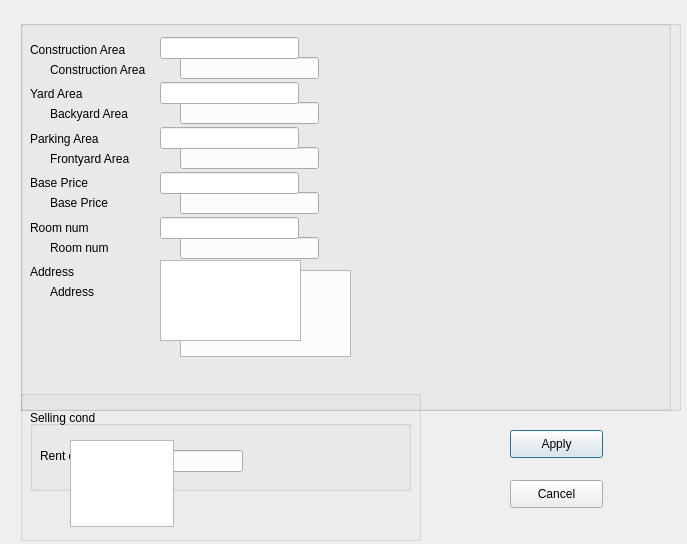
<?xml version="1.0" encoding="UTF-8"?>
<ui version="4.0">
 <class>Edit_building</class>
 <widget class="QDialog" name="Edit_building">
  <property name="geometry">
   <rect>
    <x>0</x>
    <y>0</y>
    <width>687</width>
    <height>544</height>
   </rect>
  </property>
  <property name="windowTitle">
   <string>Dialog</string>
  </property>
  <widget class="QGroupBox" name="nvnvnv">
   <property name="geometry">
    <rect>
     <x>20</x>
     <y>20</y>
     <width>651</width>
     <height>391</height>
    </rect>
   </property>
   <property name="title">
    <string/>
   </property>
   <widget class="QPlainTextEdit" name="adderes">
    <property name="geometry">
     <rect>
      <x>160</x>
      <y>250</y>
      <width>171</width>
      <height>87</height>
     </rect>
    </property>
   </widget>
   <widget class="QWidget" name="verticalLayoutWidget_2">
    <property name="geometry">
     <rect>
      <x>340</x>
      <y>0</y>
      <width>301</width>
      <height>311</height>
     </rect>
    </property>
    <layout class="QVBoxLayout" name="verticalLayout_6">
     <item>
      <widget class="QLabel" name="cur_n_cons">
       <property name="text">
        <string/>
       </property>
      </widget>
     </item>
     <item>
      <widget class="QLabel" name="cur_n_backyard">
       <property name="text">
        <string/>
       </property>
      </widget>
     </item>
     <item>
      <widget class="QLabel" name="cur_n_front">
       <property name="text">
        <string/>
       </property>
      </widget>
     </item>
     <item>
      <widget class="QLabel" name="cur_n_base">
       <property name="text">
        <string/>
       </property>
      </widget>
     </item>
     <item>
      <widget class="QLabel" name="cur_n_room">
       <property name="text">
        <string/>
       </property>
      </widget>
     </item>
     <item>
      <widget class="QLabel" name="cur_n_address">
       <property name="text">
        <string/>
       </property>
      </widget>
     </item>
    </layout>
   </widget>
   <widget class="QWidget" name="">
    <property name="geometry">
     <rect>
      <x>30</x>
      <y>30</y>
      <width>104</width>
      <height>261</height>
     </rect>
    </property>
    <layout class="QVBoxLayout" name="verticalLayout">
     <item>
      <widget class="QLabel" name="label">
       <property name="text">
        <string>Construction Area</string>
       </property>
      </widget>
     </item>
     <item>
      <widget class="QLabel" name="label_2">
       <property name="text">
        <string>Backyard Area</string>
       </property>
      </widget>
     </item>
     <item>
      <widget class="QLabel" name="label_3">
       <property name="text">
        <string>Frontyard Area</string>
       </property>
      </widget>
     </item>
     <item>
      <widget class="QLabel" name="label_6">
       <property name="text">
        <string>Base Price</string>
       </property>
      </widget>
     </item>
     <item>
      <widget class="QLabel" name="label_4">
       <property name="text">
        <string>Room num</string>
       </property>
      </widget>
     </item>
     <item>
      <widget class="QLabel" name="label_5">
       <property name="text">
        <string>Address</string>
       </property>
      </widget>
     </item>
    </layout>
   </widget>
   <widget class="QWidget" name="">
    <property name="geometry">
     <rect>
      <x>160</x>
      <y>20</y>
      <width>139</width>
      <height>241</height>
     </rect>
    </property>
    <layout class="QVBoxLayout" name="verticalLayout_2">
     <item>
      <widget class="QLineEdit" name="cons"/>
     </item>
     <item>
      <widget class="QLineEdit" name="back"/>
     </item>
     <item>
      <widget class="QLineEdit" name="front"/>
     </item>
     <item>
      <widget class="QLineEdit" name="lineEdit"/>
     </item>
     <item>
      <widget class="QLineEdit" name="roomo"/>
     </item>
    </layout>
   </widget>
  </widget>
  <widget class="QGroupBox" name="southern">
   <property name="geometry">
    <rect>
     <x>20</x>
     <y>20</y>
     <width>661</width>
     <height>391</height>
    </rect>
   </property>
   <property name="title">
    <string/>
   </property>
   <widget class="QWidget" name="layoutWidget">
    <property name="geometry">
     <rect>
      <x>10</x>
      <y>10</y>
      <width>104</width>
      <height>261</height>
     </rect>
    </property>
    <layout class="QVBoxLayout" name="verticalLayout_4">
     <item>
      <widget class="QLabel" name="label_7">
       <property name="text">
        <string>Construction Area</string>
       </property>
      </widget>
     </item>
     <item>
      <widget class="QLabel" name="label_8">
       <property name="text">
        <string>Yard Area</string>
       </property>
      </widget>
     </item>
     <item>
      <widget class="QLabel" name="label_9">
       <property name="text">
        <string>Parking Area</string>
       </property>
      </widget>
     </item>
     <item>
      <widget class="QLabel" name="label_12">
       <property name="text">
        <string>Base Price</string>
       </property>
      </widget>
     </item>
     <item>
      <widget class="QLabel" name="label_10">
       <property name="text">
        <string>Room num</string>
       </property>
      </widget>
     </item>
     <item>
      <widget class="QLabel" name="label_11">
       <property name="text">
        <string>Address</string>
       </property>
      </widget>
     </item>
    </layout>
   </widget>
   <widget class="QWidget" name="layoutWidget_2">
    <property name="geometry">
     <rect>
      <x>140</x>
      <y>0</y>
      <width>139</width>
      <height>241</height>
     </rect>
    </property>
    <layout class="QVBoxLayout" name="verticalLayout_3">
     <item>
      <widget class="QLineEdit" name="conss"/>
     </item>
     <item>
      <widget class="QLineEdit" name="yard"/>
     </item>
     <item>
      <widget class="QLineEdit" name="parking"/>
     </item>
     <item>
      <widget class="QLineEdit" name="baseprice"/>
     </item>
     <item>
      <widget class="QLineEdit" name="roomrooomo_2"/>
     </item>
    </layout>
   </widget>
   <widget class="QPlainTextEdit" name="plainTextEdit">
    <property name="geometry">
     <rect>
      <x>140</x>
      <y>240</y>
      <width>141</width>
      <height>81</height>
     </rect>
    </property>
   </widget>
   <widget class="QWidget" name="verticalLayoutWidget">
    <property name="geometry">
     <rect>
      <x>280</x>
      <y>0</y>
      <width>371</width>
      <height>281</height>
     </rect>
    </property>
    <layout class="QVBoxLayout" name="verticalLayout_5">
     <item>
      <widget class="QLabel" name="cur_s_cons">
       <property name="text">
        <string/>
       </property>
      </widget>
     </item>
     <item>
      <widget class="QLabel" name="cur_s_yard">
       <property name="text">
        <string/>
       </property>
      </widget>
     </item>
     <item>
      <widget class="QLabel" name="cur_s_parking">
       <property name="text">
        <string/>
       </property>
      </widget>
     </item>
     <item>
      <widget class="QLabel" name="cur_s_basae">
       <property name="text">
        <string/>
       </property>
      </widget>
     </item>
     <item>
      <widget class="QLabel" name="cur_s_room">
       <property name="text">
        <string/>
       </property>
      </widget>
     </item>
     <item>
      <widget class="QLabel" name="cur_s_adress">
       <property name="text">
        <string/>
       </property>
      </widget>
     </item>
    </layout>
   </widget>
  </widget>
  <widget class="QGroupBox" name="groupBox">
   <property name="geometry">
    <rect>
     <x>30</x>
     <y>420</y>
     <width>381</width>
     <height>71</height>
    </rect>
   </property>
   <property name="title">
    <string/>
   </property>
   <widget class="QLabel" name="label_13">
    <property name="geometry">
     <rect>
      <x>10</x>
      <y>20</y>
      <width>91</width>
      <height>31</height>
     </rect>
    </property>
    <property name="text">
     <string>Rent duration</string>
    </property>
   </widget>
   <widget class="QLineEdit" name="linerent">
    <property name="geometry">
     <rect>
      <x>100</x>
      <y>30</y>
      <width>113</width>
      <height>22</height>
     </rect>
    </property>
   </widget>
   <widget class="QLabel" name="current">
    <property name="geometry">
     <rect>
      <x>230</x>
      <y>30</y>
      <width>121</width>
      <height>21</height>
     </rect>
    </property>
    <property name="text">
     <string/>
    </property>
   </widget>
  </widget>
  <widget class="QGroupBox" name="groupBox_2">
   <property name="geometry">
    <rect>
     <x>20</x>
     <y>390</y>
     <width>401</width>
     <height>151</height>
    </rect>
   </property>
   <property name="title">
    <string/>
   </property>
   <widget class="QLabel" name="label_14">
    <property name="geometry">
     <rect>
      <x>10</x>
      <y>20</y>
      <width>91</width>
      <height>16</height>
     </rect>
    </property>
    <property name="text">
     <string>Selling cond</string>
    </property>
   </widget>
   <widget class="QPlainTextEdit" name="sellingcond">
    <property name="geometry">
     <rect>
      <x>50</x>
      <y>50</y>
      <width>104</width>
      <height>87</height>
     </rect>
    </property>
   </widget>
   <widget class="QLabel" name="cursellcond">
    <property name="geometry">
     <rect>
      <x>160</x>
      <y>20</y>
      <width>231</width>
      <height>121</height>
     </rect>
    </property>
    <property name="text">
     <string/>
    </property>
   </widget>
  </widget>
  <widget class="QPushButton" name="apply">
   <property name="geometry">
    <rect>
     <x>510</x>
     <y>430</y>
     <width>93</width>
     <height>28</height>
    </rect>
   </property>
   <property name="text">
    <string>Apply</string>
   </property>
  </widget>
  <widget class="QPushButton" name="cancel">
   <property name="geometry">
    <rect>
     <x>510</x>
     <y>480</y>
     <width>93</width>
     <height>28</height>
    </rect>
   </property>
   <property name="text">
    <string>Cancel</string>
   </property>
  </widget>
 </widget>
 <resources/>
 <connections/>
</ui>
